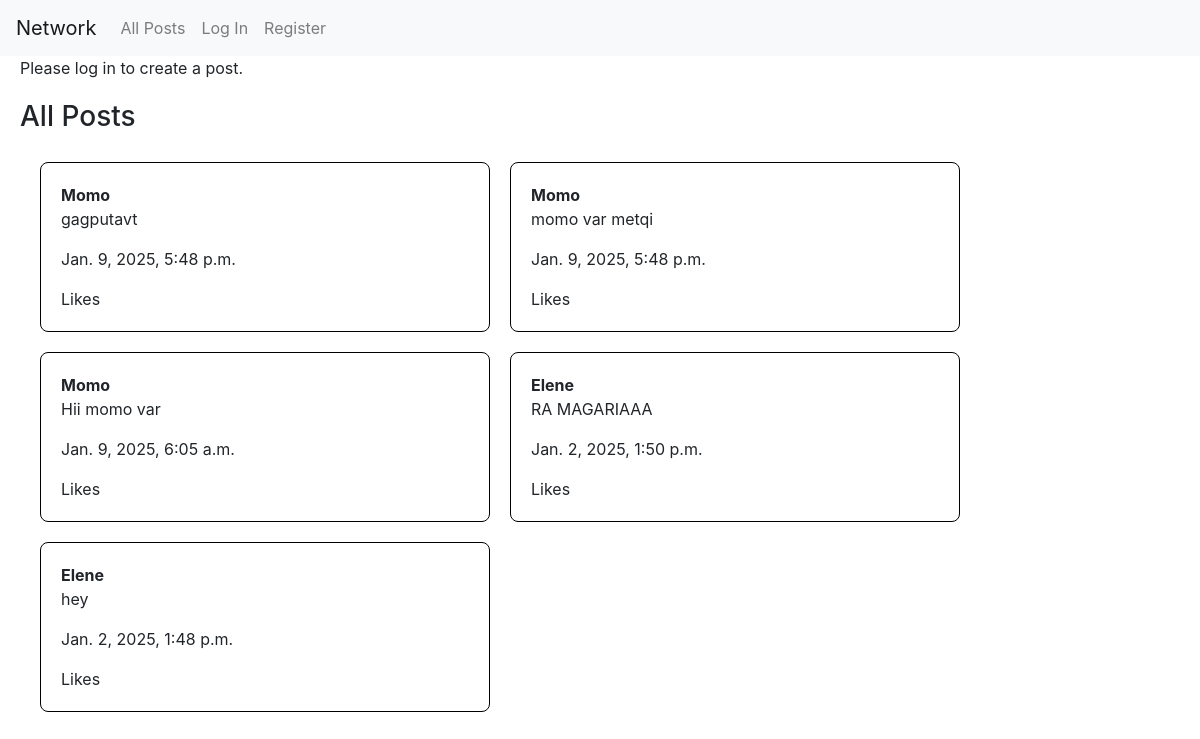
Before: /?page=2 with the older database file.
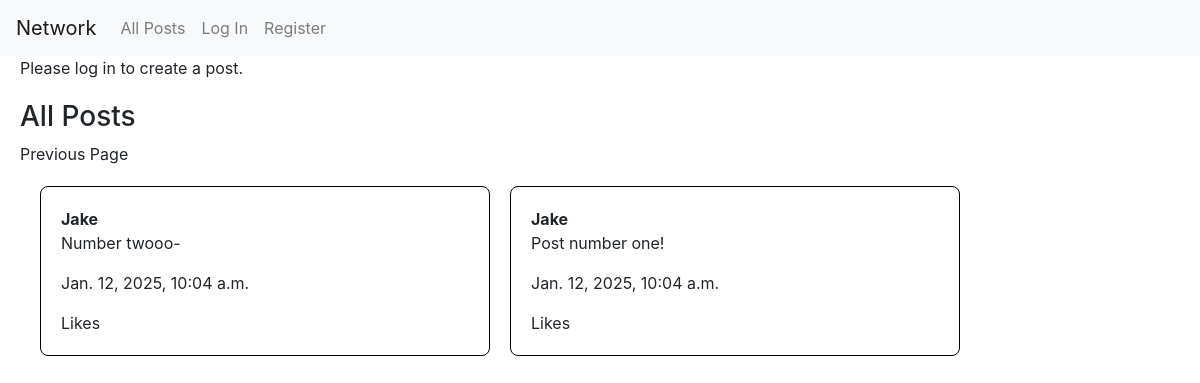
After: the same page with the newer database file.
### network/models.py (models this page shows, shortened)
class Post(models.Model):
    user = models.ForeignKey(User, on_delete=models.CASCADE, related_name='posts')  #link post to the user
    body = models.TextField()
    timestamp = models.DateTimeField(auto_now_add=True) #automatically sets the time
    likes = models.ManyToManyField(User, related_name="liked_posts", blank=True)

class User(AbstractUser):
    name = models.CharField(max_length=64, blank=True)
    following = models.ManyToManyField('self', symmetrical=False, related_name='followers')

### network/views.py (the view)
# urls.py: path("", views.index, name="index"),
def index(request):
    post_list = Post.objects.all().order_by("-timestamp")
    paginator = Paginator(post_list, 10)  # 10 posts
    page_number = request.GET.get('page')
    posts = paginator.get_page(page_number)
    return render(request, "network/index.html", {
        "posts": posts
    })

### network/templates/network/index.html (shortened to what this page needs)
{% extends "network/layout.html" %} {% block body %}
<div class="create-container">
	{% if request.user.is_authenticated %}
	<p class="new-post-header">New Post</p>
	<form class="create-form" action="{% url 'newpost' %}" method="POST">
		{% csrf_token %}
		<textarea name="body"></textarea>
		<input type="submit" value="Post" class="create-post-btn btn btn-primary" />
	</form>
	{% else %}
	<p>Please log in to create a post.</p>
	{% endif %}
</div>
<div class="all-posts-container">
	<h3 class="all-posts-header">All Posts</h3>
	<div class="pagination">
		{% if posts.has_previous %}
		<a href="?page={{ posts.previous_page_number }}">Previous Page</a>
		{% endif %}
	</div>
	<div class="post-list">
		{% for post in posts %}
		<div class="post" id="post-{{ post.id }}">
			<a class="username-class" href="{% url 'profile' post.user.username %}"
				>{{ post.user.username }}</a
			>
			<div class="post-content" id="content-{{ post.id }}">
				<p class="post-body" id="post-body-{{ post.id }}">{{post.body}}</p>
			</div>
			<p>{{post.timestamp}}</p>
			<span>Likes</span>
		</div>
		{% endfor %}
	</div>
</div>
{% endblock %}

Changed rows visible on the page:
removed Post: user.username "Momo", body "gagputavt", timestamp "Jan. 9, 2025, 5:48 p.m."
removed Post: user.username "Momo", body "momo var metqi", timestamp "Jan. 9, 2025, 5:48 p.m."
removed Post: user.username "Momo", body "Hii momo var", timestamp "Jan. 9, 2025, 6:05 a.m."
removed Post: user.username "Elene", body "RA MAGARIAAA", timestamp "Jan. 2, 2025, 1:50 p.m."
removed Post: user.username "Elene", body "hey", timestamp "Jan. 2, 2025, 1:48 p.m."
added Post: user.username "Jake", body "Number twooo-", timestamp "Jan. 12, 2025, 10:04 a.m."
added Post: user.username "Jake", body "Post number one!", timestamp "Jan. 12, 2025, 10:04 a.m."
Other visible differences:
text now shown: "Previous Page"
